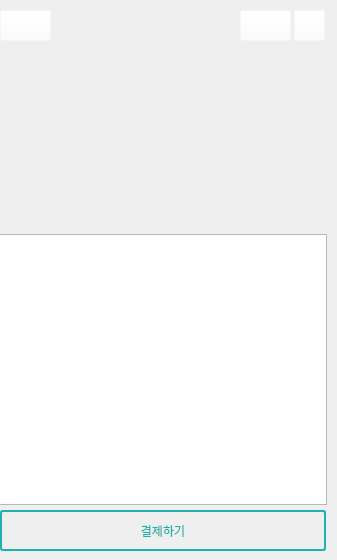
   <widget class="QWidget" name="menu_page">
    <widget class="QLabel" name="menu_photo">
     <property name="geometry">
      <rect>
       <x>0</x>
       <y>0</y>
       <width>325</width>
       <height>221</height>
      </rect>
     </property>
     <property name="text">
      <string/>
     </property>
    </widget>
    <widget class="QTableWidget" name="menu_table">
     <property name="geometry">
      <rect>
       <x>-1</x>
       <y>234</y>
       <width>328</width>
       <height>271</height>
      </rect>
     </property>
     <property name="cursor" stdset="0">
      <cursorShape>PointingHandCursor</cursorShape>
     </property>
     <property name="editTriggers">
      <set>QAbstractItemView::EditKeyPressed</set>
     </property>
     <property name="showGrid">
      <bool>false</bool>
     </property>
     <property name="rowCount">
      <number>8</number>
     </property>
     <property name="columnCount">
      <number>2</number>
     </property>
     <attribute name="horizontalHeaderVisible">
      <bool>false</bool>
     </attribute>
     <attribute name="verticalHeaderVisible">
      <bool>false</bool>
     </attribute>
     <row/>
     <row/>
     <row/>
     <row/>
     <row/>
     <row/>
     <row/>
     <row/>
     <column/>
     <column/>
    </widget>
    <widget class="QPushButton" name="menu_to_basket">
     <property name="geometry">
      <rect>
       <x>0</x>
       <y>510</y>
       <width>326</width>
       <height>41</height>
      </rect>
     </property>
     <property name="cursor">
      <cursorShape>PointingHandCursor</cursorShape>
     </property>
     <property name="styleSheet">
      <string notr="true">font: 700 9pt &quot;맑은 고딕&quot;;
color: rgb(32, 178, 170);
border-style: solid;
border-width: 2px;
border-color: #20B2AA;
border-radius: 3px;</string>
     </property>
     <property name="text">
      <string>결제하기</string>
     </property>
    </widget>
    <widget class="QPushButton" name="home_btn_3">
     <property name="geometry">
      <rect>
       <x>240</x>
       <y>10</y>
       <width>51</width>
       <height>31</height>
      </rect>
     </property>
     <property name="cursor">
      <cursorShape>PointingHandCursor</cursorShape>
     </property>
     <property name="styleSheet">
      <string notr="true">background-color: rgba(255, 255, 255, 0);</string>
     </property>
     <property name="text">
      <string/>
     </property>
    </widget>
    <widget class="QPushButton" name="back_btn_3">
     <property name="geometry">
      <rect>
       <x>0</x>
       <y>10</y>
       <width>51</width>
       <height>31</height>
      </rect>
     </property>
     <property name="cursor">
      <cursorShape>PointingHandCursor</cursorShape>
     </property>
     <property name="styleSheet">
      <string notr="true">background-color: rgba(255, 255, 255, 0);</string>
     </property>
     <property name="text">
      <string/>
     </property>
    </widget>
    <widget class="QPushButton" name="cashdack_btn_3">
     <property name="geometry">
      <rect>
       <x>294</x>
       <y>10</y>
       <width>31</width>
       <height>31</height>
      </rect>
     </property>
     <property name="cursor">
      <cursorShape>PointingHandCursor</cursorShape>
     </property>
     <property name="styleSheet">
      <string notr="true">background-color: rgba(255, 255, 255, 0);</string>
     </property>
     <property name="text">
      <string/>
     </property>
    </widget>
   </widget>
